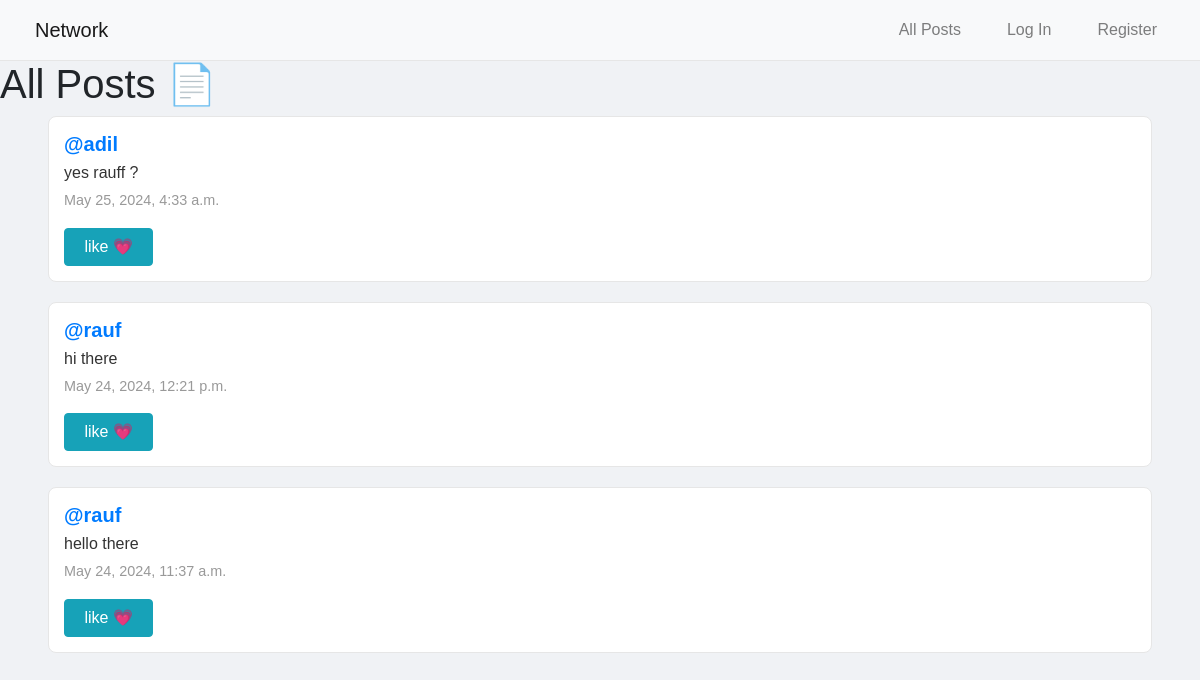
The page / on the database its author committed.
### network/models.py (models this page shows, shortened)
class Post(models.Model):
    content = models.CharField(max_length=140)
    user = models.ForeignKey(User, on_delete=models.CASCADE, related_name="author")
    date = models.DateTimeField(auto_now_add=True)

class User(AbstractUser):
    pass

### network/views.py (the view)
# urls.py: path("", views.index, name="index"),
def index(request):
    allPosts = Post.objects.all().order_by("id").reverse()
    paginator = Paginator(allPosts,5)
    page_number = request.GET.get('page')
    posts_of_the_page = paginator.get_page(page_number)
    allLikes = Like.objects.all()
    whoYouLiked = []
    try:
        for like in allLikes:
            if like.user.id == request.user.id:
                whoYouLiked.append(like.post.id)
    except:
        whoYouLiked = []
    return render(request, "network/index.html",{
        "allPosts":allPosts,
        "posts_of_the_page":posts_of_the_page,
        "whoYouLiked":whoYouLiked
    })

### network/templates/network/index.html (shortened to what this page needs)
{% extends "network/layout.html" %}
{% block body %}
<div class="body-content">
    <h1>All Posts 📄</h1>
</div>
<div>
    {% for post in posts_of_the_page %}
        <div class="row post mx-5" id="post-{{ post.id }}">
            <h5 class="username"><a href="{% url 'profile' user_id=post.user.id %}">@{{ post.user }}</a></h5>
            <p class="content" id="post-content-{{ post.id }}">{{ post.content }}</p>
            <p class="date">{{ post.date }}</p>
            <button class="btn btn-info col-1" id="like-button-{{ post.id }}" onclick="likeHandler({{ post.id }})">
                {% if post.id in whoYouLiked %}
                    unlike 👎
                {% else %}
                    like 💗
                {% endif %}
            </button>
        </div>
    {% endfor %}
</div>
{% endblock %}

### network/static/network/styles.css (style rules this page uses)
body { font-family: 'Arial', sans-serif; background-color: #f0f2f5; margin: 0; padding: 0; margin-top: 60px; }
.post { background-color: #ffffff; border: 1px solid #e6e6e6; border-radius: 8px; margin-bottom: 20px; padding: 15px; overflow: hidden; display: flex; flex-direction: column; }
.post .username { font-weight: bold; color: #333; margin-bottom: 5px; }
.post .content { color: #333; margin-bottom: 5px; }
.post .date { color: #999; font-size: 0.9em; margin-top: auto; }

### rows shown on the page
Post: user "adil", content "yes rauff ?", date "May 25, 2024, 4:33 a.m.", shows "like 💗"
Post: user "rauf", content "hi there", date "May 24, 2024, 12:21 p.m.", shows "like 💗"
Post: user "rauf", content "hello there", date "May 24, 2024, 11:37 a.m.", shows "like 💗"
